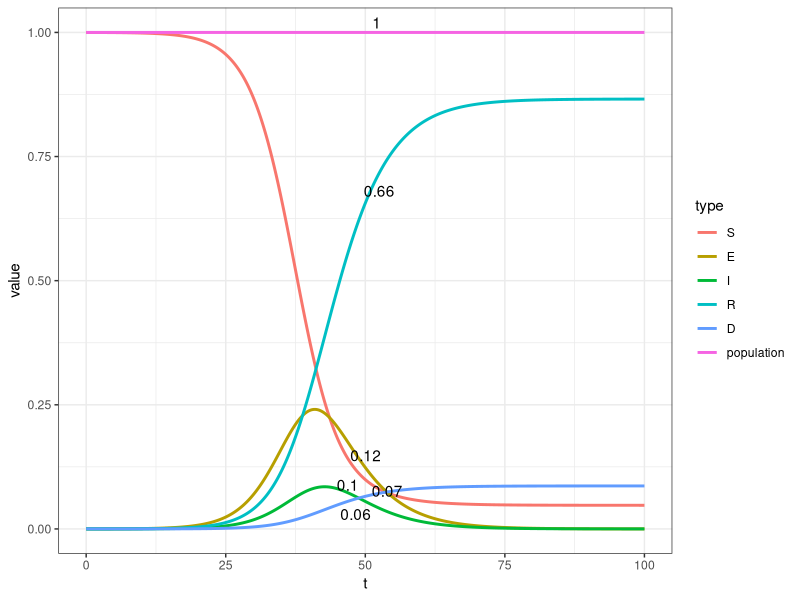

This chart was generated by the following R code:
library(data.table)
library(tidyr)
library(ggplot2)
library(gganimate)
library(ggrepel)
theme_set(theme_bw())

#initial parameters

# Number of days
t_max <- 100
# To create 1000 steps? So 10 for each day? To make the curve more smooth?
dt <- 0.1
#
t <- seq(from = 0, to = t_max, by = dt)

#alpha: infection rate (0-1)
#beta: contact rate (persons)
#gamma: recovery rate (0-1)
#rho: social distancing factor (0 everyone, 1 base situation)
#dr: death rate

alpha = 0.2
beta = 1.75
gamma = 0.5
rho = 0.0
dr <- 0.05

N <- 10000

# Normalized population values
S_0 <- 1-1/N
E_0 <- 1/N
I_0 <- 0
R_0 <- 0
D_0 <- 0

create_data <- function(){
  # Create a data.table with t0 values
  dataSimulation <- data.table(t = t[1],
                             S = S_0,
                             E = E_0,
                             I = I_0,
                             R = R_0,
                             D = D_0)

  for (i in t[2:length(t)]){
    
    print(i)
    
    last_S <- dataSimulation[nrow(dataSimulation), S]
    last_E <- dataSimulation[nrow(dataSimulation), E]
    last_I <- dataSimulation[nrow(dataSimulation), I]
    last_R <- dataSimulation[nrow(dataSimulation), R]
    last_D <- dataSimulation[nrow(dataSimulation), D]
    
    if(rho == 0){
      
      next_S <- last_S - (beta * last_S * last_I) * dt
      next_E <- last_E + (beta * last_S * last_I - alpha * last_E) * dt
      
    } else {
      
      next_S <- last_S - (rho * beta * last_S * last_I) * dt
      next_E <- last_E + (rho * beta * last_S * last_I - alpha*last_E) * dt
    }
    
    next_I <- last_I + (alpha * last_E - gamma * last_I - dr * last_I) * dt
    next_R <- last_R + (gamma * last_I) * dt
    next_D <- last_D + (dr * last_I) * dt
    
    insertRow <- data.table(t = i, S = next_S, E = next_E, I = next_I, R = next_R, D = next_D)
    
    l = list(dataSimulation, insertRow)
    
    dataSimulation <- rbindlist(l, fill = T)
    
    #check
    dataSimulation[, population:= S + E + I + R + D]
    
  }
  
  return(dataSimulation)
  
}

###
dataSimulation <- create_data()

### Plot values
longData <- gather(dataSimulation, type, value, S:population, factor_key=TRUE)
setDT(longData)

ggplot(longData, aes(x = t, y = value)) +
  geom_line(aes(color = type), size = 1) +
  geom_text_repel(data = longData[t == 50], aes(x = t , y = value ,label = round(value, 2)))

ggplot(longData, aes(x = t, y = value)) +
  geom_line(aes(color = type), size = 1) +
  transition_reveal(t)
